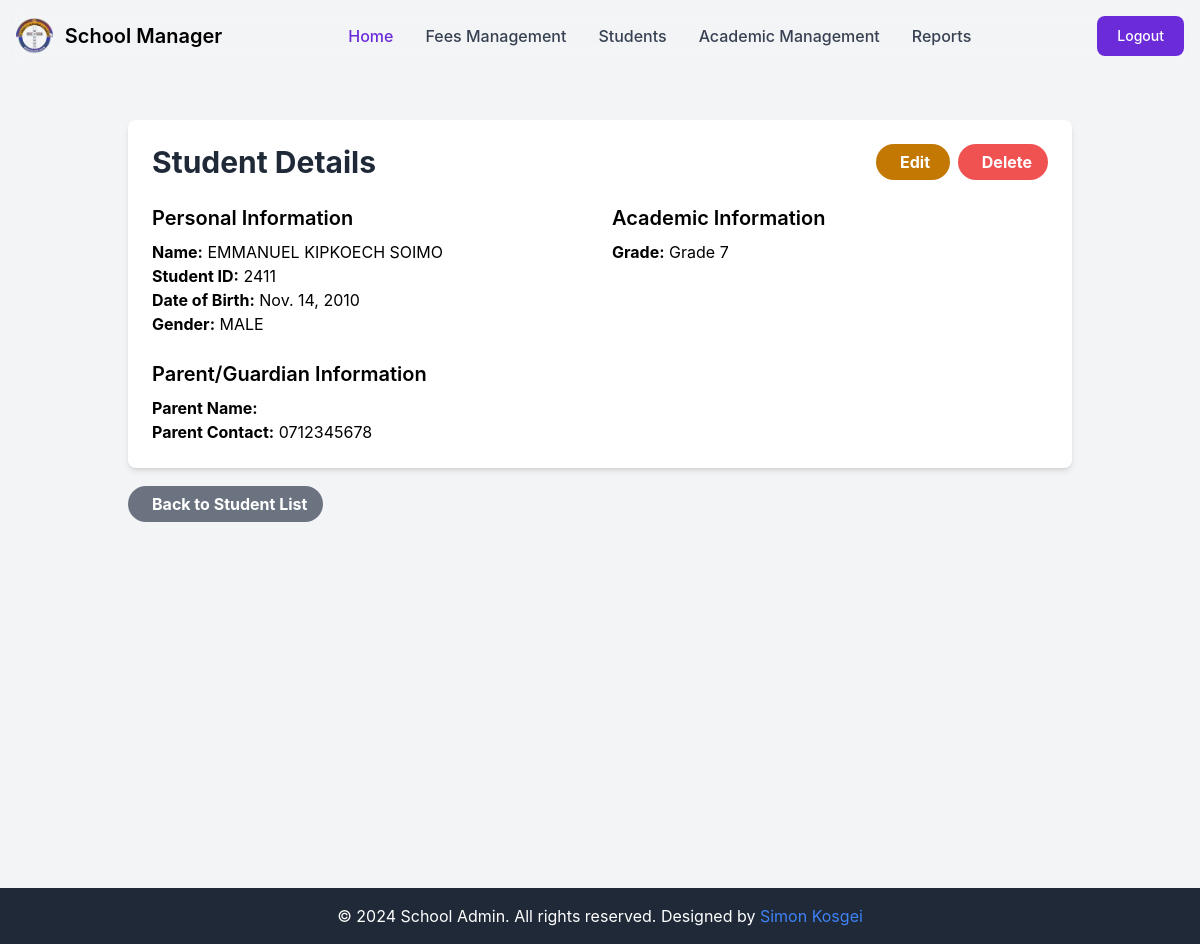
/control/students/1/ (signed in), run on an earlier commit of the app's database.
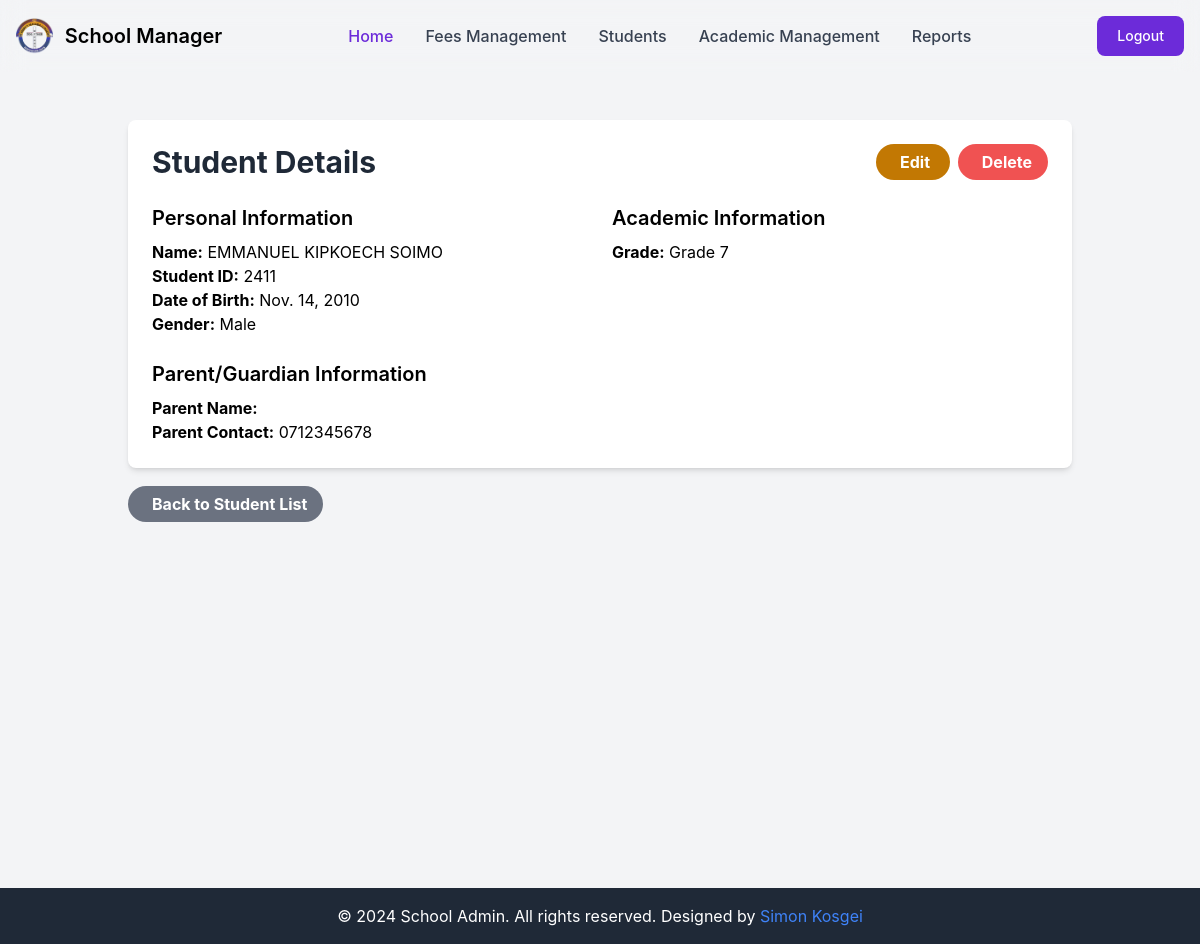
And on a later commit of the database.
### learners/models.py (models this page shows, shortened)
class LearnerRegister(models.Model):
    GENDER_CHOICES = [
        ('Male', 'Male'),
        ('Female', 'Female'),
    ]
    register_date = models.DateTimeField(auto_now_add=True)
    learner_id = models.IntegerField(unique=True)
    date_of_birth = models.DateField()
    name = models.CharField(max_length=100)
    grade = models.ForeignKey(Grade, on_delete=models.CASCADE, related_name='learners', default='1')
    gender = models.CharField(max_length=100, choices=GENDER_CHOICES)
    name_of_parent = models.CharField(max_length=100, default='Parent')
    parent_contact = models.CharField(max_length=100, default='Contact')
    fee_balance = models.DecimalField(max_digits=10, decimal_places=2, default=0)
    maize_balance = models.DecimalField(max_digits=10, decimal_places=2, default=0)
    beans_balance = models.DecimalField(max_digits=10, decimal_places=2, default=0)

class Grade(models.Model):
    GRADES = [
        ('Pre-Primary-1', 'Pre-Primary-1'),
        ('Pre-Primary-2', 'Pre-Primary-2'),
        ('Grade 1', 'Grade 1'),
        ('Grade 2', 'Grade 2'),
        ('Grade 3', 'Grade 3'),
        ('Grade 4', 'Grade 4'),
        ('Grade 5', 'Grade 5'),
        ('Grade 6', 'Grade 6'),
        ('Grade 7', 'Grade 7'),
        ('Grade 8', 'Grade 8'),
        ('Grade 9', 'Grade 9'),
    ]
    grade_name = models.CharField(max_length=100, choices=GRADES, unique=True)
    grade_description = models.TextField()
    class_teacher_remark = models.TextField(blank=True)

### administrator/views.py (the view)
# urls.py: path('students/<int:pk>/', student_detail, name='student_detail'),
@login_required
def student_detail(request, pk):
    student = get_object_or_404(LearnerRegister, pk=pk)
    return render(request, 'admin/student_detail.html', {'student': student})

### templates/admin/student_detail.html (shortened to what this page needs)
{% extends 'admin/base.html' %}
{% load static %}
{% block content %}
<div class="container mx-auto px-4 py-8">
    <div class="bg-white shadow-md rounded-lg overflow-hidden">
        <div class="p-6">
            <div class="flex justify-between items-center mb-6">
                <h1 class="text-3xl font-bold text-gray-800">Student Details</h1>
                <div class="space-x-2">
                    <a href="{% url 'student_update' student.pk %}" class="bg-yellow-500 hover:bg-yellow-600 text-white font-bold py-2 px-4 rounded-full transition duration-300 ease-in-out">
                        Edit
                    </a>
                    <a href="{% url 'student_delete' student.pk %}" class="bg-red-500 hover:bg-red-600 text-white font-bold py-2 px-4 rounded-full transition duration-300 ease-in-out">
                        Delete
                    </a>
                </div>
            </div>
            <div class="grid grid-cols-1 md:grid-cols-2 gap-6">
                <div>
                    <h2 class="text-xl font-semibold mb-2">Personal Information</h2>
                    <p><strong>Name:</strong> {{ student.name }}</p>
                    <p><strong>Student ID:</strong> {{ student.learner_id }}</p>
                    <p><strong>Date of Birth:</strong> {{ student.date_of_birth }}</p>
                    <p><strong>Gender:</strong> {{ student.gender }}</p>
                </div>
                <div>
                    <h2 class="text-xl font-semibold mb-2">Academic Information</h2>
                    <p><strong>Grade:</strong> {{ student.grade.grade_name }}</p>
                </div>
            </div>
            <div class="mt-6">
                <h2 class="text-xl font-semibold mb-2">Parent/Guardian Information</h2>
                <p><strong>Parent Name:</strong> {{ student.parent_name }}</p>
                <p><strong>Parent Contact:</strong> {{ student.parent_contact }}</p>
            </div>
        </div>
    </div>
    <div class="mt-6">
        <a href="{% url 'student_management' %}" class="bg-gray-500 hover:bg-gray-600 text-white font-bold py-2 px-4 rounded-full transition duration-300 ease-in-out">
            Back to Student List
        </a>
    </div>
</div>
{% endblock %}

What changed in the data, as far as the page shows it:
changed LearnerRegister "EMMANUEL KIPKOECH SOIMO": gender "MALE" → "Male"
